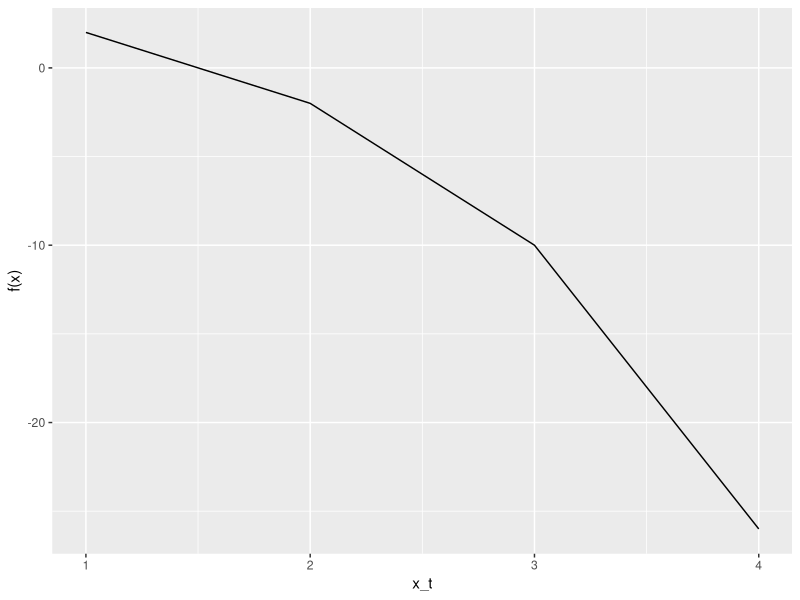
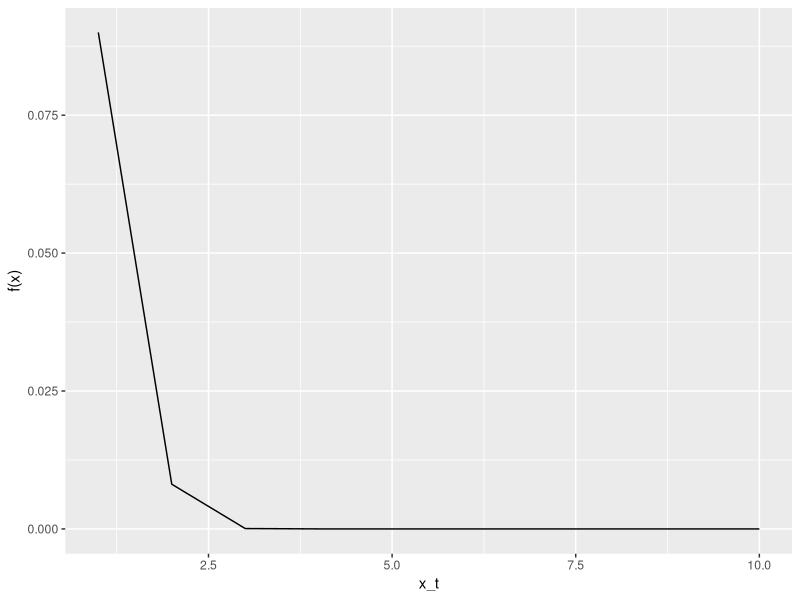

Write the R code that produced these figures, in order.
## ---- chunk 1
knitr::opts_chunk$set(echo = TRUE)
library(tidyverse)
## ---- chunk 2
# in code, you can iterate a function manually, or in a loop, or you can have the loop
# be part of the function, causing it to run every time the function is called: this
# type of function is called an iterative function

iterative_function_example <- function(x_0, N){
  x_n <- x_0
  itinerary <- c()
  for(i in 1:N){
    itinerary <- c(itinerary, 2 * x_n - 6)
    x_n <- 2 * x_n - 6 
  }
  return(data.frame(itinerary = itinerary))
}

x_0 <- 4
N <- 4
iterative_function_example(x_0, N) # requests an itinerary of N iterations of a function for an initial condition x_0

iterative_function_example(x_0, N) %>% 
  ggplot(aes(x = 1:N, y = itinerary)) + 
  geom_line() +
  labs(x = "x_t", y = "f(x)")
## ---- chunk 3
iterative_function_example <- function(x_0, N){
  x_n <- x_0
  itinerary <- c()
  for(i in 1:N){
    itinerary <- c(itinerary, x_n ^2)
    x_n <- x_n ^2
  }
  return(data.frame(itinerary = itinerary))
}

x_0 <- 0.3
N <- 10
iterative_function_example(x_0, N) 

iterative_function_example(x_0, N) %>% 
  ggplot(aes(x = 1:N, y = itinerary)) + 
  geom_line() +
  labs(x = "x_t", y = "f(x)")
